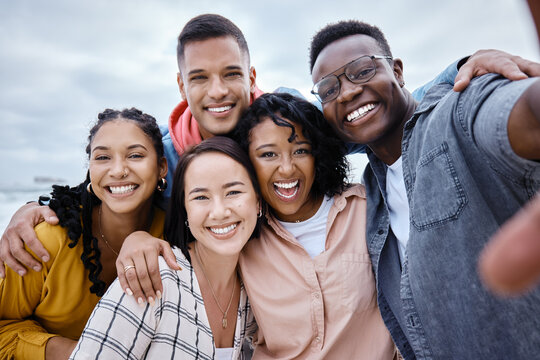
#> input picture group.jpg, 540 x 360 px
$ jupyter execute 'Face detection.ipynb'
#> lines starting #> are read from the running program, lines starting #| are printed output that depends on the picture; after the words box and inside, x2 and y2 are one past the last pixel; in counts of white or black regions, pixels touching at a corner belong together
[cell 1]
import cv2 as cv
import numpy as np

[cell 2]
img=cv.imread('group.jpg')
#> img is the input picture: shape (360, 540, 3); mean B, G, R 139.7, 137.9, 148.5
cv.imshow('img',img)

gray=cv.cvtColor(img,cv.COLOR_BGR2GRAY)
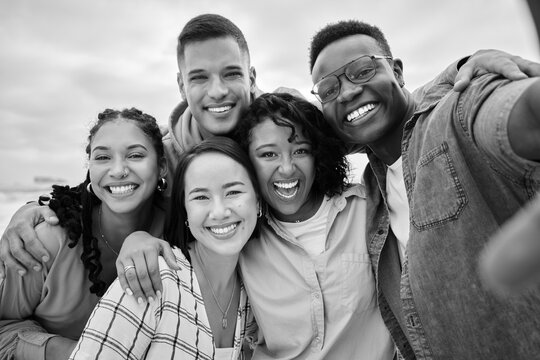
#> gray: shape (360, 540); min 0, max 255, mean 141.3
cv.imshow('gray',gray)

classifier=cv.CascadeClassifier('haarcascade_frontalface_default.xml')
faces=classifier.detectMultiScale(gray,scaleFactor=1.1,minNeighbors=13)
#> faces = [[80, 124, 81, 81], [172, 42, 88, 88], [242, 122, 81, 81], [171, 158, 91, 91]]
print("No. of faces:",len(faces))
#| No. of faces: 4

for (x,y,w,h) in faces:
    cv.rectangle(img,(x,y),(x+h,y+w),(0,255,0),3)
#> this loop made 4 passes
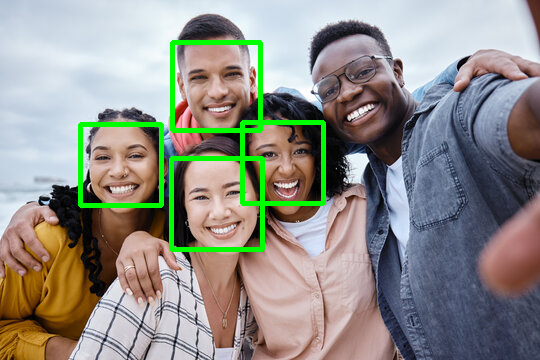
#> img: shape (360, 540, 3); 3.43% of pixels changed, all inside (x1, y1, x2, y2) = (78, 40, 326, 252)

cv.imshow('faces',img)


cv.waitKey(0)
#> Out = 27
